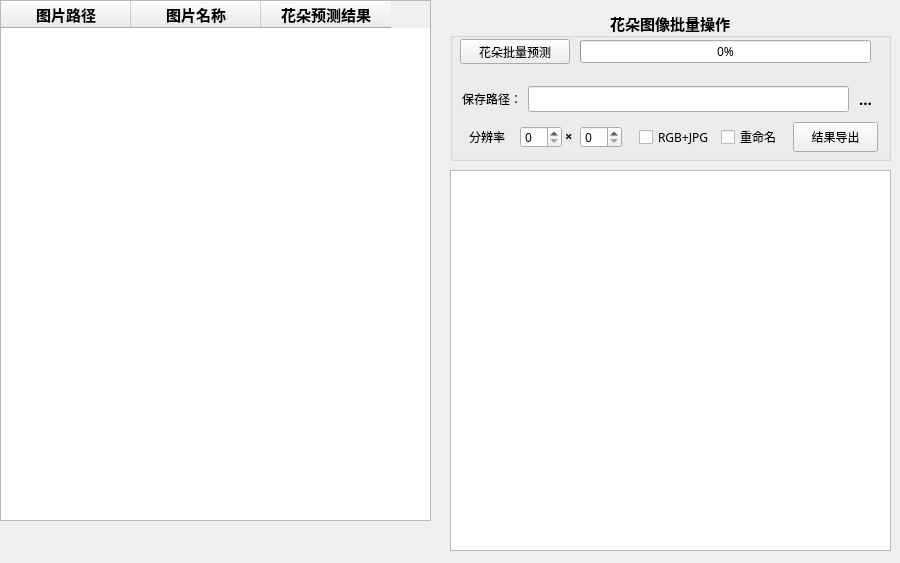
    <widget class="QWidget" name="tab2">
     <attribute name="title">
      <string>批量预测</string>
     </attribute>
     <widget class="QTableWidget" name="tableWidget">
      <property name="geometry">
       <rect>
        <x>0</x>
        <y>0</y>
        <width>431</width>
        <height>521</height>
       </rect>
      </property>
      <property name="contextMenuPolicy">
       <enum>Qt::CustomContextMenu</enum>
      </property>
      <property name="whatsThis">
       <string/>
      </property>
      <property name="editTriggers">
       <set>QAbstractItemView::NoEditTriggers</set>
      </property>
      <property name="alternatingRowColors">
       <bool>true</bool>
      </property>
      <property name="selectionBehavior">
       <enum>QAbstractItemView::SelectRows</enum>
      </property>
      <property name="iconSize">
       <size>
        <width>24</width>
        <height>24</height>
       </size>
      </property>
      <property name="showGrid">
       <bool>true</bool>
      </property>
      <property name="sortingEnabled">
       <bool>true</bool>
      </property>
      <property name="columnCount">
       <number>3</number>
      </property>
      <attribute name="horizontalHeaderMinimumSectionSize">
       <number>30</number>
      </attribute>
      <attribute name="horizontalHeaderDefaultSectionSize">
       <number>130</number>
      </attribute>
      <attribute name="verticalHeaderVisible">
       <bool>true</bool>
      </attribute>
      <attribute name="verticalHeaderDefaultSectionSize">
       <number>30</number>
      </attribute>
      <attribute name="verticalHeaderShowSortIndicator" stdset="0">
       <bool>true</bool>
      </attribute>
      <column>
       <property name="text">
        <string>图片路径</string>
       </property>
       <property name="font">
        <font>
         <family>华文细黑</family>
         <pointsize>11</pointsize>
         <bold>true</bold>
        </font>
       </property>
       <property name="icon">
        <iconset>
         <normaloff>../images/文件夹.png</normaloff>../images/文件夹.png</iconset>
       </property>
      </column>
      <column>
       <property name="text">
        <string>图片名称</string>
       </property>
       <property name="font">
        <font>
         <family>华文细黑</family>
         <pointsize>11</pointsize>
         <bold>true</bold>
        </font>
       </property>
       <property name="icon">
        <iconset>
         <normaloff>../images/图片.png</normaloff>../images/图片.png</iconset>
       </property>
      </column>
      <column>
       <property name="text">
        <string>花朵预测结果</string>
       </property>
       <property name="font">
        <font>
         <family>华文细黑</family>
         <pointsize>11</pointsize>
         <bold>true</bold>
        </font>
       </property>
       <property name="icon">
        <iconset>
         <normaloff>../images/花朵.png</normaloff>../images/花朵.png</iconset>
       </property>
      </column>
     </widget>
     <widget class="QPushButton" name="clearTableButton">
      <property name="geometry">
       <rect>
        <x>404</x>
        <y>524</y>
        <width>30</width>
        <height>30</height>
       </rect>
      </property>
      <property name="sizePolicy">
       <sizepolicy hsizetype="Fixed" vsizetype="Fixed">
        <horstretch>0</horstretch>
        <verstretch>0</verstretch>
       </sizepolicy>
      </property>
      <property name="minimumSize">
       <size>
        <width>30</width>
        <height>30</height>
       </size>
      </property>
      <property name="maximumSize">
       <size>
        <width>30</width>
        <height>30</height>
       </size>
      </property>
      <property name="cursor">
       <cursorShape>PointingHandCursor</cursorShape>
      </property>
      <property name="toolTip">
       <string>一键清空</string>
      </property>
      <property name="text">
       <string/>
      </property>
      <property name="icon">
       <iconset>
        <normaloff>../images/删除.png</normaloff>../images/删除.png</iconset>
      </property>
      <property name="iconSize">
       <size>
        <width>24</width>
        <height>24</height>
       </size>
      </property>
      <property name="flat">
       <bool>true</bool>
      </property>
     </widget>
     <widget class="QGroupBox" name="groupBox_2">
      <property name="geometry">
       <rect>
        <x>450</x>
        <y>10</y>
        <width>441</width>
        <height>151</height>
       </rect>
      </property>
      <property name="font">
       <font>
        <family>微软雅黑</family>
        <pointsize>11</pointsize>
        <bold>true</bold>
       </font>
      </property>
      <property name="title">
       <string>花朵图像批量操作</string>
      </property>
      <property name="alignment">
       <set>Qt::AlignCenter</set>
      </property>
      <property name="flat">
       <bool>true</bool>
      </property>
      <widget class="QPushButton" name="batchPredictButton">
       <property name="geometry">
        <rect>
         <x>10</x>
         <y>29</y>
         <width>110</width>
         <height>25</height>
        </rect>
       </property>
       <property name="sizePolicy">
        <sizepolicy hsizetype="Fixed" vsizetype="Expanding">
         <horstretch>0</horstretch>
         <verstretch>0</verstretch>
        </sizepolicy>
       </property>
       <property name="minimumSize">
        <size>
         <width>110</width>
         <height>25</height>
        </size>
       </property>
       <property name="maximumSize">
        <size>
         <width>110</width>
         <height>25</height>
        </size>
       </property>
       <property name="font">
        <font>
         <family>微软雅黑</family>
         <pointsize>9</pointsize>
         <bold>false</bold>
        </font>
       </property>
       <property name="cursor">
        <cursorShape>PointingHandCursor</cursorShape>
       </property>
       <property name="text">
        <string>花朵批量预测</string>
       </property>
       <property name="icon">
        <iconset>
         <normaloff>../images/Image 图像识别.png</normaloff>../images/Image 图像识别.png</iconset>
       </property>
       <property name="iconSize">
        <size>
         <width>24</width>
         <height>24</height>
        </size>
       </property>
       <property name="flat">
        <bool>false</bool>
       </property>
      </widget>
      <widget class="QProgressBar" name="progressBar2">
       <property name="geometry">
        <rect>
         <x>130</x>
         <y>30</y>
         <width>291</width>
         <height>23</height>
        </rect>
       </property>
       <property name="font">
        <font>
         <family>微软雅黑</family>
         <pointsize>9</pointsize>
         <bold>false</bold>
        </font>
       </property>
       <property name="value">
        <number>0</number>
       </property>
      </widget>
      <widget class="QLabel" name="label">
       <property name="geometry">
        <rect>
         <x>12</x>
         <y>81</y>
         <width>60</width>
         <height>16</height>
        </rect>
       </property>
       <property name="font">
        <font>
         <family>微软雅黑</family>
         <pointsize>9</pointsize>
         <bold>false</bold>
        </font>
       </property>
       <property name="text">
        <string>保存路径：</string>
       </property>
      </widget>
      <widget class="QLineEdit" name="savePathLineEdit">
       <property name="geometry">
        <rect>
         <x>78</x>
         <y>76</y>
         <width>321</width>
         <height>26</height>
        </rect>
       </property>
       <property name="font">
        <font>
         <family>微软雅黑</family>
         <pointsize>9</pointsize>
         <bold>false</bold>
        </font>
       </property>
       <property name="toolTip">
        <string>输入保存路径</string>
       </property>
      </widget>
      <widget class="QToolButton" name="getDirectoryButton">
       <property name="geometry">
        <rect>
         <x>400</x>
         <y>74</y>
         <width>31</width>
         <height>30</height>
        </rect>
       </property>
       <property name="cursor">
        <cursorShape>PointingHandCursor</cursorShape>
       </property>
       <property name="toolTip">
        <string>选择保存路径</string>
       </property>
       <property name="text">
        <string>...</string>
       </property>
       <property name="icon">
        <iconset>
         <normaloff>../images/文件夹.png</normaloff>../images/文件夹.png</iconset>
       </property>
       <property name="iconSize">
        <size>
         <width>24</width>
         <height>24</height>
        </size>
       </property>
       <property name="autoRaise">
        <bool>true</bool>
       </property>
      </widget>
      <widget class="QPushButton" name="batchExportButton">
       <property name="geometry">
        <rect>
         <x>343</x>
         <y>112</y>
         <width>85</width>
         <height>30</height>
        </rect>
       </property>
       <property name="sizePolicy">
        <sizepolicy hsizetype="Fixed" vsizetype="Expanding">
         <horstretch>0</horstretch>
         <verstretch>0</verstretch>
        </sizepolicy>
       </property>
       <property name="minimumSize">
        <size>
         <width>85</width>
         <height>30</height>
        </size>
       </property>
       <property name="maximumSize">
        <size>
         <width>85</width>
         <height>30</height>
        </size>
       </property>
       <property name="font">
        <font>
         <family>微软雅黑</family>
         <pointsize>9</pointsize>
         <bold>false</bold>
        </font>
       </property>
       <property name="cursor">
        <cursorShape>PointingHandCursor</cursorShape>
       </property>
       <property name="toolTip">
        <string>以文件夹方式批量导出</string>
       </property>
       <property name="layoutDirection">
        <enum>Qt::LeftToRight</enum>
       </property>
       <property name="autoFillBackground">
        <bool>false</bool>
       </property>
       <property name="text">
        <string>结果导出</string>
       </property>
       <property name="icon">
        <iconset>
         <normaloff>../images/批量导出.png</normaloff>../images/批量导出.png</iconset>
       </property>
       <property name="iconSize">
        <size>
         <width>24</width>
         <height>24</height>
        </size>
       </property>
       <property name="flat">
        <bool>false</bool>
       </property>
      </widget>
      <widget class="QCheckBox" name="convertModeCheckBox">
       <property name="geometry">
        <rect>
         <x>189</x>
         <y>117</y>
         <width>81</width>
         <height>20</height>
        </rect>
       </property>
       <property name="font">
        <font>
         <family>微软雅黑</family>
         <pointsize>9</pointsize>
         <bold>false</bold>
        </font>
       </property>
       <property name="toolTip">
        <string>&lt;html&gt;&lt;head/&gt;&lt;body&gt;&lt;p&gt;将图片转换为&lt;span style=&quot; font-weight:700; color:#ff0000;&quot;&gt;R&lt;/span&gt;&lt;span style=&quot; font-weight:700; color:#00ff00;&quot;&gt;G&lt;/span&gt;&lt;span style=&quot; font-weight:700; color:#0000ff;&quot;&gt;B&lt;/span&gt;&lt;span style=&quot; color:#000000;&quot;&gt;色彩模式并以JPG格式保存&lt;/span&gt;&lt;/p&gt;&lt;/body&gt;&lt;/html&gt;</string>
       </property>
       <property name="text">
        <string>RGB+JPG</string>
       </property>
      </widget>
      <widget class="QCheckBox" name="batchRenameCheckBox">
       <property name="geometry">
        <rect>
         <x>271</x>
         <y>117</y>
         <width>61</width>
         <height>20</height>
        </rect>
       </property>
       <property name="font">
        <font>
         <family>微软雅黑</family>
         <pointsize>9</pointsize>
         <bold>false</bold>
        </font>
       </property>
       <property name="toolTip">
        <string>以预测的分类结果命名：sunflower.jpg</string>
       </property>
       <property name="text">
        <string>重命名</string>
       </property>
      </widget>
      <widget class="QSpinBox" name="spinBox_width_2">
       <property name="geometry">
        <rect>
         <x>70</x>
         <y>116</y>
         <width>42</width>
         <height>22</height>
        </rect>
       </property>
       <property name="font">
        <font>
         <family>微软雅黑</family>
         <pointsize>9</pointsize>
         <bold>false</bold>
        </font>
       </property>
       <property name="acceptDrops">
        <bool>true</bool>
       </property>
       <property name="maximum">
        <number>1000</number>
       </property>
      </widget>
      <widget class="QLabel" name="label_res_2">
       <property name="geometry">
        <rect>
         <x>19</x>
         <y>119</y>
         <width>41</width>
         <height>16</height>
        </rect>
       </property>
       <property name="font">
        <font>
         <family>微软雅黑</family>
         <pointsize>9</pointsize>
         <bold>false</bold>
        </font>
       </property>
       <property name="text">
        <string>分辨率：</string>
       </property>
      </widget>
      <widget class="QLabel" name="label_9">
       <property name="geometry">
        <rect>
         <x>115</x>
         <y>118</y>
         <width>16</width>
         <height>16</height>
        </rect>
       </property>
       <property name="font">
        <font>
         <family>微软雅黑</family>
         <pointsize>10</pointsize>
         <bold>true</bold>
        </font>
       </property>
       <property name="text">
        <string>×</string>
       </property>
      </widget>
      <widget class="QSpinBox" name="spinBox_height_2">
       <property name="geometry">
        <rect>
         <x>130</x>
         <y>116</y>
         <width>42</width>
         <height>22</height>
        </rect>
       </property>
       <property name="font">
        <font>
         <family>微软雅黑</family>
         <pointsize>9</pointsize>
         <bold>false</bold>
        </font>
       </property>
       <property name="acceptDrops">
        <bool>true</bool>
       </property>
       <property name="maximum">
        <number>1000</number>
       </property>
      </widget>
     </widget>
     <widget class="QLabel" name="batchImportLabel">
      <property name="geometry">
       <rect>
        <x>9</x>
        <y>531</y>
        <width>351</width>
        <height>21</height>
       </rect>
      </property>
      <property name="font">
       <font>
        <family>华文细黑</family>
        <pointsize>11</pointsize>
        <bold>false</bold>
       </font>
      </property>
      <property name="text">
       <string/>
      </property>
     </widget>
     <widget class="QPushButton" name="batchChooseButton">
      <property name="geometry">
       <rect>
        <x>370</x>
        <y>524</y>
        <width>30</width>
        <height>30</height>
       </rect>
      </property>
      <property name="sizePolicy">
       <sizepolicy hsizetype="Fixed" vsizetype="Fixed">
        <horstretch>0</horstretch>
        <verstretch>0</verstretch>
       </sizepolicy>
      </property>
      <property name="minimumSize">
       <size>
        <width>30</width>
        <height>30</height>
       </size>
      </property>
      <property name="maximumSize">
       <size>
        <width>30</width>
        <height>30</height>
       </size>
      </property>
      <property name="cursor">
       <cursorShape>PointingHandCursor</cursorShape>
      </property>
      <property name="toolTip">
       <string>批量导入</string>
      </property>
      <property name="text">
       <string/>
      </property>
      <property name="icon">
       <iconset>
        <normaloff>../images/导入.png</normaloff>../images/导入.png</iconset>
      </property>
      <property name="iconSize">
       <size>
        <width>24</width>
        <height>24</height>
       </size>
      </property>
      <property name="flat">
       <bool>true</bool>
      </property>
     </widget>
     <widget class="QTextEdit" name="statisticsTextEdit">
      <property name="geometry">
       <rect>
        <x>450</x>
        <y>170</y>
        <width>441</width>
        <height>381</height>
       </rect>
      </property>
      <property name="font">
       <font>
        <family>微软雅黑</family>
        <pointsize>10</pointsize>
        <bold>false</bold>
       </font>
      </property>
      <property name="toolTip">
       <string>预测信息展示</string>
      </property>
      <property name="readOnly">
       <bool>true</bool>
      </property>
     </widget>
     <widget class="QPushButton" name="statisticsButton">
      <property name="geometry">
       <rect>
        <x>834</x>
        <y>520</y>
        <width>30</width>
        <height>30</height>
       </rect>
      </property>
      <property name="sizePolicy">
       <sizepolicy hsizetype="Fixed" vsizetype="Fixed">
        <horstretch>0</horstretch>
        <verstretch>0</verstretch>
       </sizepolicy>
      </property>
      <property name="minimumSize">
       <size>
        <width>30</width>
        <height>30</height>
       </size>
      </property>
      <property name="maximumSize">
       <size>
        <width>30</width>
        <height>30</height>
       </size>
      </property>
      <property name="cursor">
       <cursorShape>PointingHandCursor</cursorShape>
      </property>
      <property name="toolTip">
       <string>柱状堆叠图统计信息</string>
      </property>
      <property name="icon">
       <iconset>
        <normaloff>../images/堆叠柱状图.png</normaloff>../images/堆叠柱状图.png</iconset>
      </property>
      <property name="iconSize">
       <size>
        <width>24</width>
        <height>24</height>
       </size>
      </property>
      <property name="flat">
       <bool>true</bool>
      </property>
     </widget>
     <zorder>groupBox_2</zorder>
     <zorder>tableWidget</zorder>
     <zorder>clearTableButton</zorder>
     <zorder>batchImportLabel</zorder>
     <zorder>batchChooseButton</zorder>
     <zorder>statisticsTextEdit</zorder>
     <zorder>statisticsButton</zorder>
    </widget>
